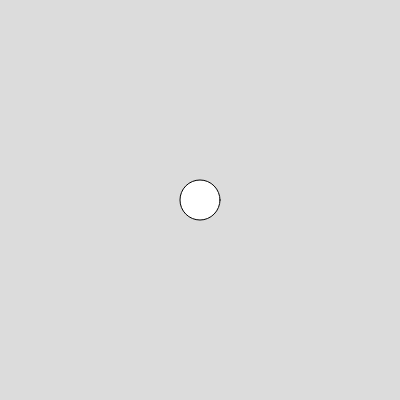
Frame 1 (no input)
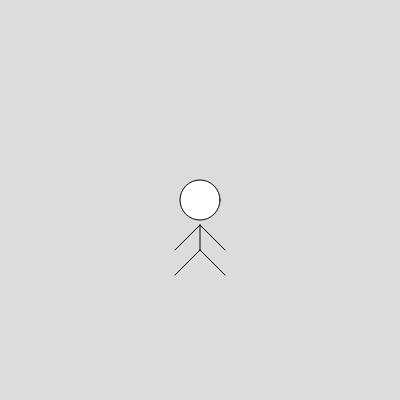
Frame 60 (no input)
Frame 120 (the mouse pressed at the canvas centre since frame 60): identical to frame 60, image omitted

The p5.js sketch that drew these frames (run headless with seeded random() and noise() and a simulated clock; from frame 60 on, the mouse is pressed at the canvas centre):

// p5.js sketch
// ── sketch.js
let word = "aben";
let guess;
wrongGuesses = 0;

function setup() {
  createCanvas(400, 400);
  background(220);
}

function draw() {
  guess = "";
  guess = prompt("Guess a letter");
  if (includes(guess)) {
    print("Correct");
  } else {
    wrongGuesses++;
    drawHang(wrongGuesses);
  }
}

function drawHang(i) {
  if (wrongGuesses == 1) {
    circle(width / 2, height / 2, 40);
  } else if (wrongGuesses == 2) {
    line(width / 2, height / 2 + 25, width / 2, height / 2 + 50);
  } else if (wrongGuesses == 3) {
    line(width / 2, height / 2 + 50, width / 2 - 25, height / 2 + 75);
  } else if (wrongGuesses == 4) {
    line(width / 2, height / 2 + 50, width / 2 + 25, height / 2 + 75);
  } else if (wrongGuesses == 5) {
    line(width / 2, height / 2 + 25, width / 2 - 25, height / 2 + 50);
  } else if (wrongGuesses == 6) {
    line(width / 2, height / 2 + 25, width / 2 + 25, height / 2 + 50);
  }
}

function includes(words) {
  for (let i = 0; i < word.length; i++) {
    if (word[i] == words) {
      return true;
    }
  }
  return false;
}
